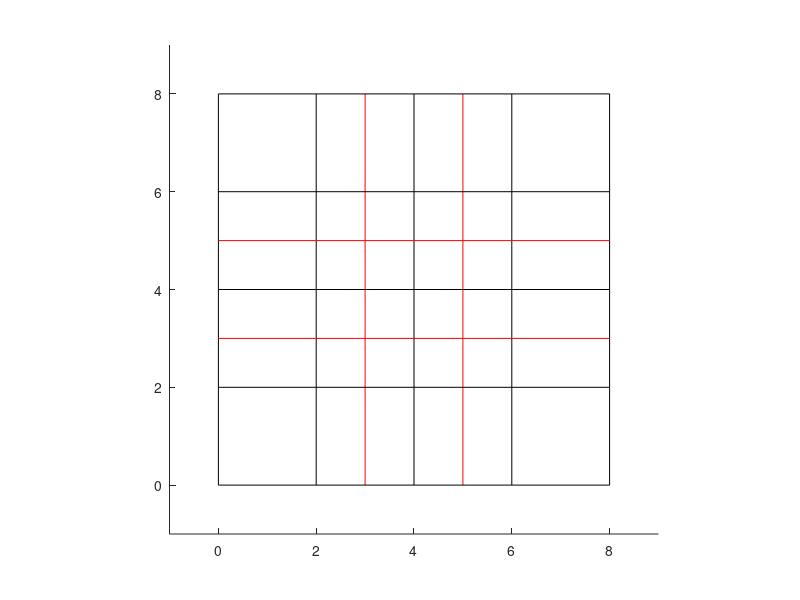

This figure's MATLAB source: (Note: this script raises an error after producing the figure.)
%! Example of creating a movie (avi) file from a series of plots
% University of Tennessee : Will Schleter
 
function create_animation()
 
clear all;
clc;
close all;
 
x=[0,2,3,4,5,6,8];
y=[0,2,3,4,5,6,8];
figure(1);
sketchgrid;
h=msgbox('This example creates an animation showing the number squares in this diagram.');
uiwait(h);
cnt=0;
filename='example.avi';
mov = avifile(filename,'compression','none','fps',6)
for ix1=1:1:6
    for iy1=1:1:6
        iy2=iy1;
        for ix2=ix1+1:7
            d = x(ix2)-x(ix1);
            %check 3rd point
            y3=y(iy2)+d;
            if find(y==y3)
                cnt = cnt + 1;
                xx=[x(ix1) x(ix2) x(ix2) x(ix1) x(ix1)];
                clf reset;
                yy=[y(iy1) y(iy2) y3 y3 y(iy1)];
                patch(xx,yy,'-');
                text(mean(xx),mean(yy),num2str(cnt));
                sketchgrid;
                mov = addframe(mov,getframe)
                % pause
            end
        end
    end
end
mov = close(mov);
msgbox([filename ' has been created in the current directory.']);
web(filename,'-browser');
 
function sketchgrid
    hold on;
    plot([0 0],[0 8],'k-')
    plot([2 2],[0 8],'k-')
    plot([3 3],[0 8],'r-')
    plot([4 4],[0 8],'k-')
    plot([5 5],[0 8],'r-')
    plot([6 6],[0 8],'k-')
    plot([8 8],[0 8],'k-')
     
    plot([0 8],[0 0],'k-')
    plot([0 8],[2 2],'k-')
    plot([0 8],[3 3],'r-')
    plot([0 8],[4 4],'k-')
    plot([0 8],[5 5],'r-')
    plot([0 8],[6 6],'k-')
    plot([0 8],[8 8],'k-')
     
    axis square;
    axis([-1 9 -1 9]);
return
